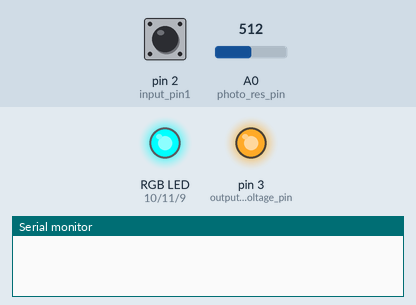
Bench run of a sketch on a simulated Arduino Uno, built with avr-gcc and run on an emulated ATmega328P. Parts: an RGB LED mixed from three pins (HIGH = lit), output pins drawn as LEDs (lit = HIGH), the last lines printed to the serial monitor. The inputs (shaded band) are chosen by the test bench; at power-on: pin 2 (input_pin1) HIGH, A0 (photo_res_pin) = 512.

Above: at 1.2 s.
1.3 s: pin 2 (input_pin1) pulled LOW for 0.15 s
At 2.6 s:
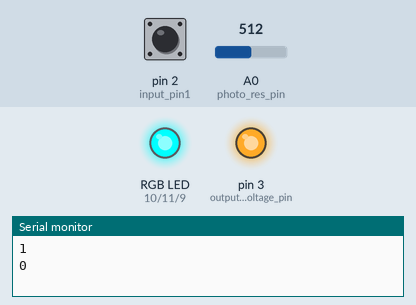
2.9 s: A0 (photo_res_pin) set to 175
4.4 s: A0 (photo_res_pin) set to 154
At 5.6 s:
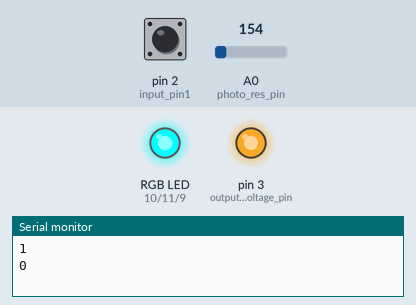
5.9 s: A0 (photo_res_pin) set to 118
At 6.8 s:
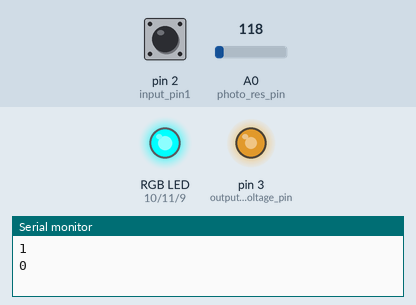
7.4 s: A0 (photo_res_pin) set to 75
At 8.0 s:
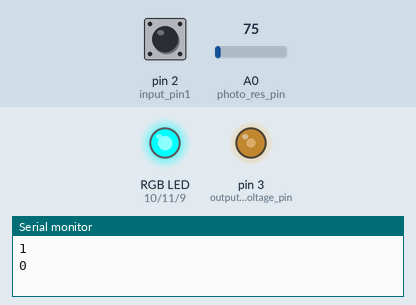
8.9 s: A0 (photo_res_pin) set to 0
At 10.3 s:
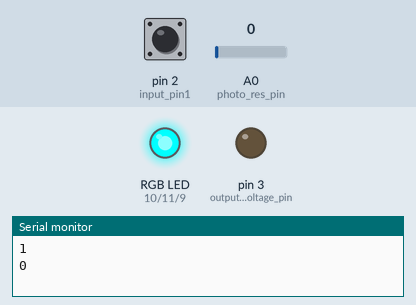
Timing chart, 0 to 11.4 s (numbered marks = the images above; inputs shaded):
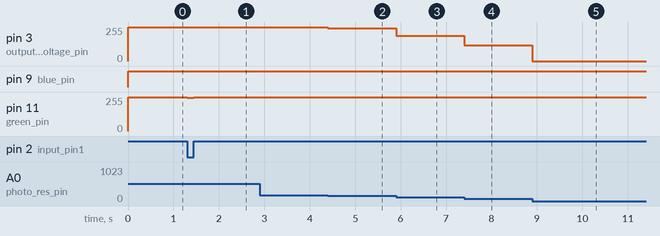

The sketch:

sketch_part3.ino
```cpp
// Pins that take input from
// rotary encoder
int input_pin1 = 2;
int input_pin2 = 1;

// Counter that keeps track of saturating turns
// i.e [0,255] turns
int counter = 0;

// Pins for color output
int blue_pin = 9;
int red_pin = 10;
int green_pin = 11;

// Color Values
// Set initial color values to zero
int red_value = 0;
int blue_value = 0;
int green_value = 0;

//Set initial states to zero
int state = 0;
int prior_state = 0;


// Pin where analog input is output
int output_voltage_pin = 3;
double adjusted_voltage = 0;


// Analog input pin that
// reads the voltage from the
// voltage divider
int photo_res_pin = A0;

// Stores value of input
// voltage from voltage divider
int input_voltage = 0;


void setup() {

   // Pins for digital input from rotary encoder
   pinMode(input_pin1, INPUT);
   pinMode(input_pin2, INPUT);


   // Pins for analog output for rgb led
   pinMode(blue_pin, OUTPUT);
   pinMode(red_pin, OUTPUT);
   pinMode(green_pin, OUTPUT);

   pinMode(photo_res_pin, INPUT);
   pinMode(output_voltage_pin, OUTPUT);

   // Setting rotary input pins to high so we can get input
   // The rotary is connected to ground
   digitalWrite(input_pin1, HIGH);
   digitalWrite(input_pin2, HIGH);

   Serial.begin(9600);
 }

void loop() {

   // Read the voltage, then adjust it and constrain it
   // to a useful output
   input_voltage = analogRead(photo_res_pin);
   adjusted_voltage = constrain((6.5*(map(input_voltage, 0, 1023, 0, 255))),0,255);

   // adjusted_voltage controls the intensity of the LED
   analogWrite(output_voltage_pin, adjusted_voltage);


   // Reads the current state
   // and checks against prior_state
   // to see if the state changed
   // if state changed, encoder has rotated
   state = digitalRead(input_pin1);

   if (state != prior_state)
   {
    // A delay here could be useful for debouncing, however we
    // found that after accidently breaking off the rotary pins and
    // re-soldering, debouncing / delaying was not needed for our rotary.

    // delay(10);

    // Rotating in one direction
     if (digitalRead(input_pin2) != state)
     {
       if (counter <= 254)
       {
        counter = counter + 1;
        Serial.println(counter);
       }
     }
     else
     {
      // Rotating in opposite direction
      if (counter >= 1)
      {
       counter = counter - 1;
       Serial.println(counter);
      }
     }

     // Serial Outputs for Debugging
     // Serial.print("Value: ");
     // Serial.println(counter);

     // Serial.print("green value: ");
     // Serial.println(green_value);

     // Serial.print("blue value: ");
     // Serial.println(blue_value);

     // Serial.print("red value: ");
     // Serial.println(red_value);
   }
   prior_state = state;

   // Change the color and color output,
   // Depending on the current value of
   // counter
   color_change();
   color_output();
 }


// The color_change function provides a rudamentary color wheel that changes the color of the LED
// When a color_value is high, i,e 255, the output voltage on the output pin matches the voltage
// being input to the LED. Since delta V is equal to zero, no current flows and the LED does not
// light up. When we decrease a color_value, delta V increases, causing current to flow and
// causes the corresponding LED to light up.

 void color_change()
 {
  // Case 1
   if ((counter >= 0) && (counter <= 43))
   {
    red_value = 0;
    blue_value = 255;
    green_value = 255 - 5*(counter);
   }

 // Case 2
   if ((counter >= 44) && (counter <= 85))
   {
    green_value = 0;
    blue_value = 255;
    red_value = 0 + 6*(counter - 44);
   }

 // Case 3
   if ((counter >= 86) && (counter <= 127))
   {
    green_value = 0;
    blue_value = 255 - 6*(counter - 86);
    red_value = 255;
   }

 // Case 4
   if ((counter >= 128) && (counter <= 170))
   {
     red_value = 255;
     green_value = 0 + 6*(counter - 128);
     blue_value = 0;
   }

 // Case 5
   if ((counter >= 171) && (counter <= 213))
   {
    red_value = 255 - 6*(counter - 171);
    green_value = 255;
    blue_value = 0;
   }

// Case 6
   if ((counter >= 214) && (counter <= 255))
   {
    red_value = 0;
    green_value = 255;
    blue_value = 0 + 6*(counter - 214);
   }
 }


// Outputs the colors of the LED

 void color_output()
 {
  analogWrite(red_pin, red_value);
  analogWrite(blue_pin, blue_value);
  analogWrite(green_pin, green_value);
 }
```

Measured:
- after the input at 1.3 s, pin 11 (green_pin): 255/255 → 250/255 at once, → 255/255 0.15 s later
- after the input at 2.9 s, every drawn part: stays the same
- after the input at 4.4 s, pin 3 (output_voltage_pin): 255/255 → 247/255 at once
- after the input at 5.9 s, pin 3 (output_voltage_pin): 247/255 → 188/255 at once
- after the input at 7.4 s, pin 3 (output_voltage_pin): 188/255 → 117/255 at once
- after the input at 8.9 s, pin 3 (output_voltage_pin): 117/255 → 0/255 at once
